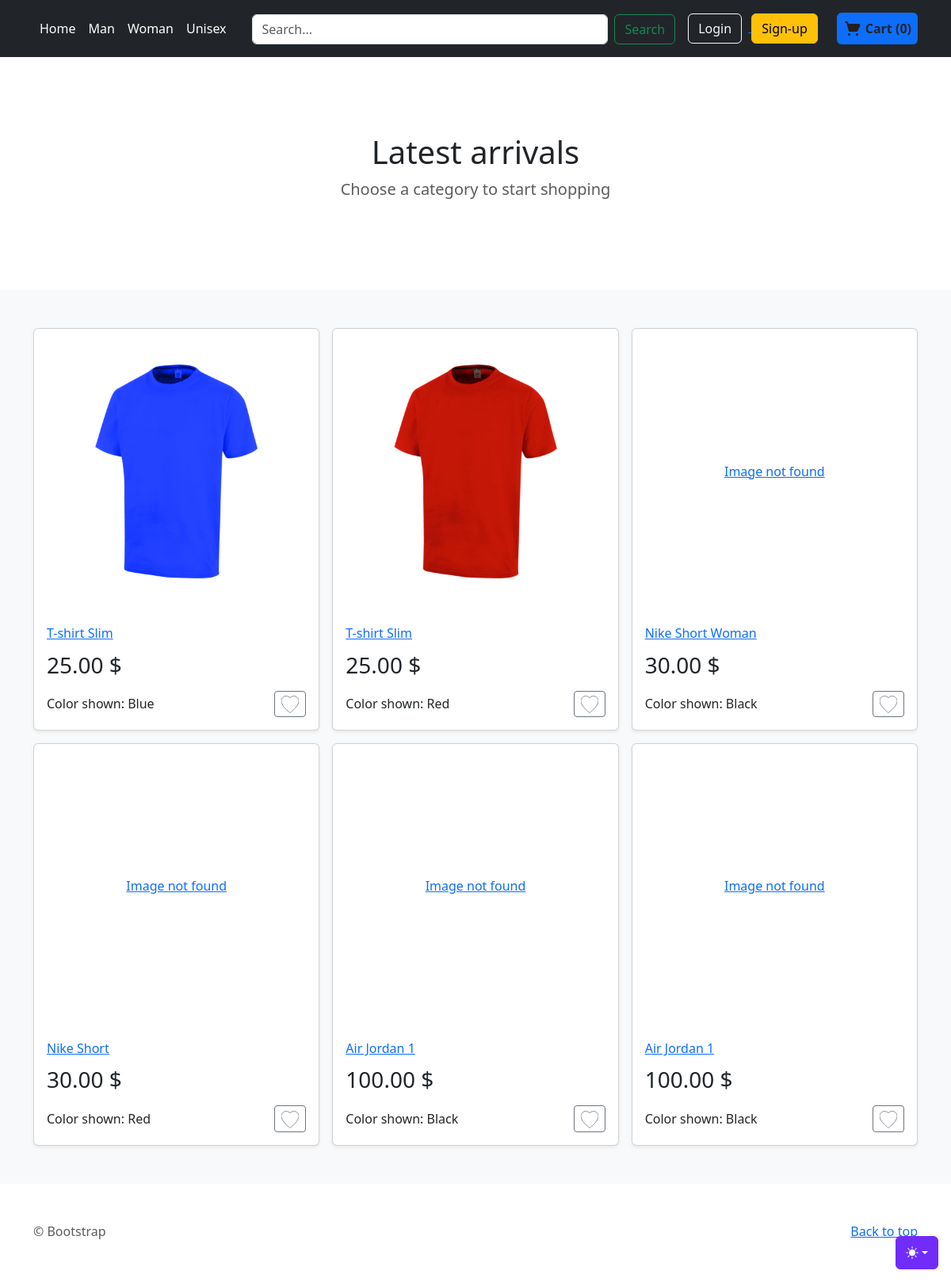
The page / on the database its author committed.
### store/models.py (models this page shows, shortened)
class ProductVariant(models.Model):
    title = models.CharField(max_length=100, blank=True, null=True)
    product = models.ForeignKey(Product, on_delete=models.CASCADE)
    color = models.ForeignKey(Color, on_delete=models.CASCADE, blank=True, null=True)
    size = models.ForeignKey(Size, on_delete=models.CASCADE, blank=True, null=True)
    image_id = models.ForeignKey(Image, blank=True, null=True,on_delete=models.CASCADE)
    price = models.DecimalField(max_digits=12, decimal_places=2, default=0)
    quantity = models.IntegerField(default=1,null=False)
    purchased = models.PositiveIntegerField(default=0, null=False, blank=True)

class Image(models.Model):
    name = models.CharField(max_length=50, blank=True)
    product=models.ForeignKey(Product, on_delete=models.CASCADE)
    image = models.ImageField(blank=True, upload_to='static/images/')

class Product(models.Model):
    VARIANTS = (
        ('None', 'None'),
        ('Size', 'Size'),
        ('Color', 'Color'),
        ('Size-Color', 'Size-Color'),
    )
    GENDERS = (
        ('Male', 'Male'),
        ('Female', 'Female'),
        ('Unisex', 'Unisex')
    )
    name = models.CharField(max_length=255, null=False, blank=False)
    slug = models.SlugField(null=False, unique=True)
    category = models.ForeignKey(Category, null=True, blank=True, on_delete=models.CASCADE)
    description = models.TextField(null=True, blank=True)
    base_price = models.DecimalField(max_digits=10, decimal_places=2, null=False,blank=False)
    variant = models.CharField(max_length=10, choices=VARIANTS, default='None')
    date_added = models.DateTimeField(auto_now_add=True, null=True)
    gender = models.CharField(max_length=10, choices=GENDERS, default='Unisex')

class Color(models.Model):
    color_name = models.CharField(max_length=100)

### store/views.py (the view)
# urls.py: path('', views.index, name='home'),
def index(request):
    total_latest_shown = 6
    products = ProductVariant.objects.select_related('product').all().order_by('-product__date_added')[:total_latest_shown]
    data = {
        'products': products,
    }
    return render(request, 'store/index.html', data | header_data(request))

### order/models.py (called while the page is built)
    def total_items(self):
        return sum(item.quantity for item in self.cartitem_set.all())

    def total_price(self):
        total = 0
        for item in self.cartitem_set.all():
            total += item.quantity * item.product.price
        return total

### order/views.py (called while the page is built)
def get_or_create_cart(request):
    if request.user.is_authenticated:
        cart, created = Cart.objects.get_or_create(user=request.user)
    else:
        session_cart_id = request.session.get('cart_id')
        if session_cart_id:
            cart, created = Cart.objects.get_or_create(session_id=session_cart_id)
        else:
            cart = Cart.objects.create(session_id=str(uuid.uuid4()))
            request.session['cart_id'] = cart.session_id
    return cart

### store/models.py (called while the page is built)
    def __str__(self):
        return self.name

### store/views.py (called while the page is built)
def header_data(request):
    cart = get_or_create_cart(request)
    cart_items = CartItem.objects.filter(cart=cart).select_related('product')
    cart_products = [
        {
            'product_id': item.product.id,
            'name': item.product.title,
            'price': item.product.price,
            'quantity': item.product.quantity
        } for item in cart_items
    ]
    cart_product_ids = [item['product_id'] for item in cart_products]
    categories = Category.objects.all()
    data = {
        'cart_products': cart_products,
        'cart_product_ids': cart_product_ids,
        'total_items': cart.total_items(),
        'total_price': cart.total_price(),
        'genders': [gender[0] for gender in Product.GENDERS],
        'categories': categories
    }
    return data

### templates/store/index.html (shortened to what this page needs)
{% load static %}
<!doctype html>
<html lang="en" data-bs-theme="auto">
  <head><script src="{% static 'assets/js/color-modes.js' %}"></script>
    <link rel="stylesheet" href="https://cdn.jsdelivr.net/npm/@docsearch/css@3">
<link href="{%  static 'assets/dist/css/bootstrap.min.css' %}" rel="stylesheet">
<link href="{%  static 'assets/dist/css/store.css' %}" rel="stylesheet">
  </head>
  <body>
    <div class="dropdown position-fixed bottom-0 end-0 mb-3 me-3 bd-mode-toggle">
      <button class="btn btn-bd-primary py-2 dropdown-toggle d-flex align-items-center"
              id="bd-theme"
              type="button"
              aria-expanded="false"
              data-bs-toggle="dropdown"
              aria-label="Toggle theme (auto)">
        <svg class="bi my-1 theme-icon-active" width="1em" height="1em"><use href="#circle-half"></use></svg>
      </button>
    </div>
  <header class="p-3 text-bg-dark">
    <div class="container">
      <div class="d-flex flex-wrap align-items-center justify-content-between">
        <ul class="nav col-12 col-lg-auto mb-2 justify-content-center mb-md-0">
            <li><a href="{% url 'store:home' %}" class="nav-link px-2 text-white">Home</a></li>
            <li><a href="{% url 'store:gender-store' 'Male' %}" class="nav-link px-2 text-white">Man</a></li>
            <li><a href="{% url 'store:gender-store' 'Female' %}" class="nav-link px-2 text-white">Woman</a></li>
            <li><a href="{% url 'store:gender-store' 'Unisex' %}" class="nav-link px-2 text-white">Unisex</a></li>
        </ul>
        <form method="GET" action="{% url 'store:search' %}" class="m-auto col-lg-auto mb-3 mb-lg-0 me-lg-3 flex-grow-1 mx-4" role="search">
            <div class="d-flex">
                <input class="form-control me-2" type="search" placeholder="Search..." aria-label="Search" name="searched">
                <button class="btn btn-outline-success" type="submit">Search</button>
            </div>
        </form>
      <div class="m-auto d-flex justify-content-between align-items-center">
          {% if user.is_authenticated %}
            <div class="dropdown text-end me-4">
          <a href="#" class="d-block link-body-emphasis text-decoration-none dropdown-toggle text-white" data-bs-toggle="dropdown" aria-expanded="false">
              {% if user.first_name %}
                Hi, {{ user.first_name }}!
              {% else %}
                Hi, {{ user.username }}!
              {% endif %}
          </a>
          <ul class="dropdown-menu text-small" style="">
            <li><a class="dropdown-item" href="{% url 'order:orders' %}">Orders</a></li>
            <li><a class="dropdown-item" href="#">Profile</a></li>
            <li><hr class="dropdown-divider"></li>
            <li><a class="dropdown-item text-danger" href="{% url 'accounts:logout' %}">Log out</a></li>
          </ul>
        </div>
          {% else %}
            <div class="text-end">
            <a href="{% url 'accounts:login' %}">
              <button type="button" class="btn btn-outline-light me-2">Login</button>
            </a>
            <a href="{% url 'accounts:sign-up' %}">
                <button type="button" class="btn btn-warning me-4">Sign-up</button>
            </a>
        </div>
          {% endif %}
<div class="d-flex justify-content-center align-items-center rounded bg-primary p-2">
    <a href="{% url 'order:cart-overview' %}" class="d-flex justify-content-center text-decoration-none align-items-center" style="width: 100%; height: 100%;">
        <span class="ml-1 fw-bold text-dark" id="cart-total">
            Cart ({{ total_items }})
        </span>
    </a>
</div>
      </div>
      </div>
    </div>
  </header>
<main>
    {% block categories %}
      <section class="py-5 text-center container">
            <div class="row py-lg-5">
          <div class="col-lg-6 col-md-8 mx-auto">
            <h1 class="fw-light">Latest arrivals</h1>
            <p class="lead text-body-secondary">Choose a category to start shopping</p>
          </div>
        </div>
      </section>
    {% endblock categories %}
  <div class="album py-5 bg-body-tertiary">
    <div class="container">
        {% block content %}
      <div class="row row-cols-1 row-cols-sm-2 row-cols-md-3 g-3">
          {% if products %}
              {% for article in products %}
                <div class="col">
              <div class="card shadow-sm">
                  <a href="{% url 'store:product-detail' gen=article.product.gender category=article.product.category  id=article.id %}">
                      <div class="image-container">
                          {% if article.image_id %}
                            <img class="product-image" src="{{ article.image_id.image.url }}" alt="{{ article.image_id.name }}" >
                          {% else %}
                            <span>Image not found</span>
                          {% endif %}
                      </div>
                  </a>
                      <div class="card-body">
                    <a href="{% url 'store:product-detail' gen=article.product.gender category=article.product.category id=article.id %}">
                  <h2 class="name-article">{{ article.product.name }} </h2>
                        </a>
                  <span class="price">{{ article.price }} $</span>
                    <div class="d-flex justify-content-between align-items-center">
                    <span>Color shown: {{ article.color.color_name }}</span>
                        <div class="btn-group">
                      <button type="button" class="btn btn-sm btn-outline-secondary add-to-favourites">
                      </button>
                    </div>
                  </div>
                </div>
              </div>
            </div>
              {% endfor %}
          {% else %}
              <p class="lead text-body-secondary w-100 text-center">No products found</p>
          {% endif %}
      </div>
        {% endblock content %}
    </div>
  </div>
</main>
<footer class="text-body-secondary py-5">
  <div class="container">
    <p class="float-end mb-1">
      <a href="#">Back to top</a>
    </p>
    <p class="mb-1"> &copy; Bootstrap</p>
  </div>
</footer>
    </body>
</html>

### templates/store/index.html (style rules this page uses)
.bi { vertical-align: -.125em; fill: currentColor; }
.btn-bd-primary { --bd-violet-bg: #712cf9; --bd-violet-rgb: 112.520718, 44.062154, 249.437846; --bs-btn-font-weight: 600; --bs-btn-color: var(--bs-white); --bs-btn-bg: var(--bd-violet-bg); --bs-btn-border-color: var(--bd-violet-bg); --bs-btn-hover-color: var(--bs-white); --bs-btn-hover-bg: #6528e0; --bs-btn-hover-border-color: #6528e0; --bs-btn-focus-shadow-rgb: var(--bd-violet-rgb); --bs-btn-active-color: var(--bs-btn-hover-color); --bs-btn-active-bg: #5a23c8; --bs-btn-active-border-color: #5a23c8; }
.bd-mode-toggle { z-index: 1500; }

### rows shown on the page
ProductVariant: image_id.image (picture), product.name "T-shirt Slim", price "25.00", color.color_name "Blue"
ProductVariant: image_id.image (picture), product.name "T-shirt Slim", price "25.00", color.color_name "Red"
ProductVariant: shows "Image not found", product.name "Nike Short Woman", price "30.00", color.color_name "Black"
ProductVariant: shows "Image not found", product.name "Nike Short", price "30.00", color.color_name "Red"
ProductVariant: shows "Image not found", product.name "Air Jordan 1", price "100.00", color.color_name "Black"
ProductVariant: shows "Image not found", product.name "Air Jordan 1", price "100.00", color.color_name "Black"

### other values the page prints
{{ total_items }} "0"
